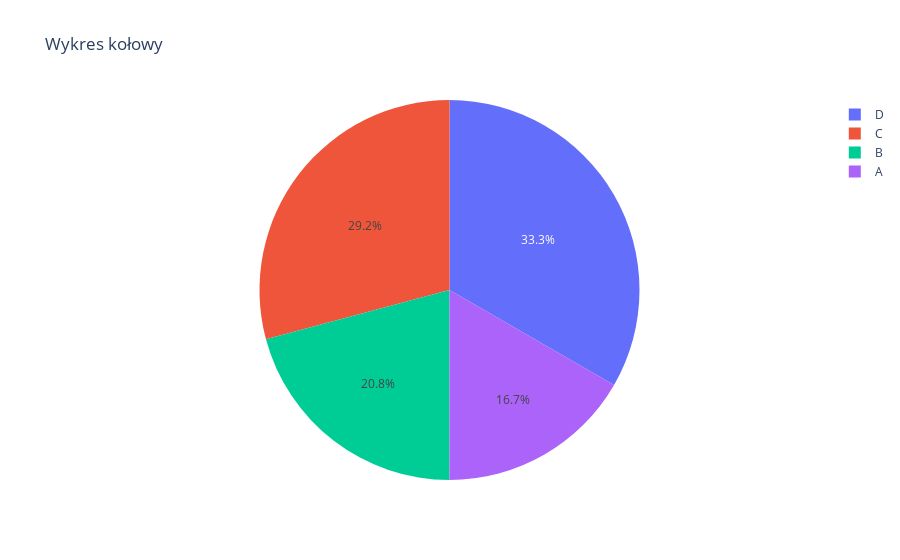

Notebook cell for this chart:
### Code cell
#Wykres kołowy

fig = px.pie(names=kategorie, values=wartosci, title="Wykres kołowy")
fig.show()

### Figure 1 — Plotly figure (JSON) as saved in the notebook; plotly's stock layout.template omitted (floating-point values rounded to 4 significant figures)
{"data": [{"domain": {"x": [0, 1], "y": [0, 1]}, "hovertemplate": "label=%{label}<br>value=%{value}<extra></extra>", "labels": ["A", "B", "C", "D"], "legendgroup": "", "name": "", "showlegend": true, "type": "pie", "values": [4, 5, 7, 8]}], "layout": {"legend": {"tracegroupgap": 0}, "title": {"text": "Wykres kołowy"}}}
